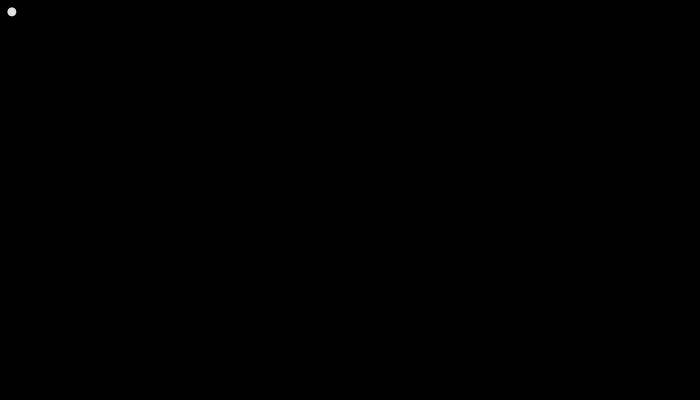
Frame 1 (no input)
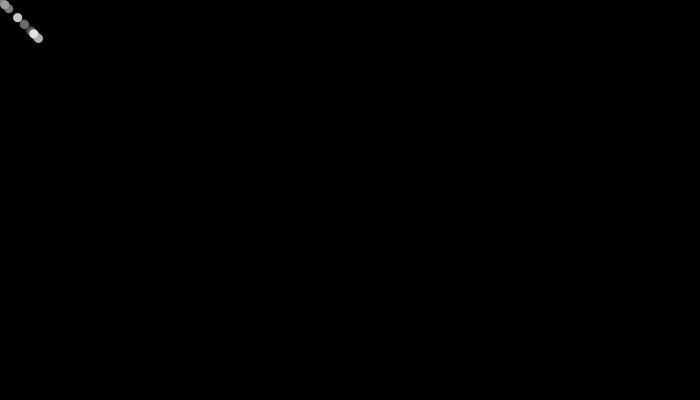
Frame 60 (the mouse pressed at the canvas centre just before this capture)
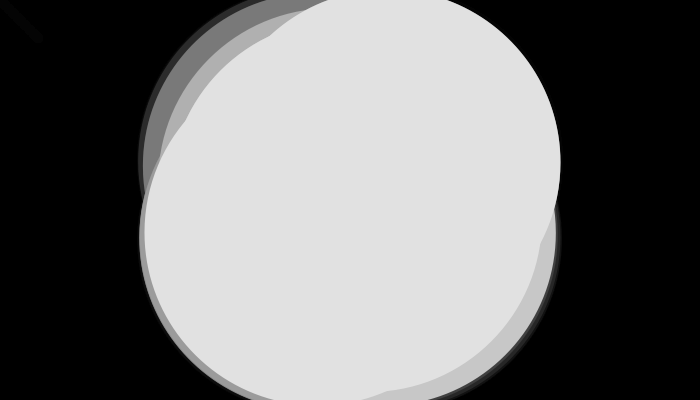
Frame 120 (the mouse held since frame 60 and released just before this capture)

The Processing sketch that drew these frames (run headless with seeded random() and noise(); from frame 60 on, the mouse is pressed at the canvas centre):

// Processing sketch: processing_36259
// ── processing_36259.pde

/*balls follow mouse
after randomx amount of time change colour
randomx time makes balls grow
mouse pressed balls shrink back to normalx
---> not sure about this. mouse clicked = more balls*/
float fl = 0;
float sz = 9;
float n = 0;

void setup(){
  size(700,400);
  background(0);
  noStroke();
  smooth();
  noCursor();
  
}

void draw(){
  fl = random (2,40);
  fill(255);
  ellipse(mouseX-fl,mouseY-fl,sz,sz);
  fl = random (2,40);
  ellipse(mouseX+fl,mouseY+fl,sz,sz);
  fl = random (2,40);
  ellipse(mouseX-fl,mouseY+fl,sz,sz);
  fl = random (2,40);
  ellipse(mouseX+fl,mouseY-fl,sz,sz);
  
  /*n = fl*2;
  ellipse(pmouseX-n,pmouseY-n,sz,sz);
  ellipse(pmouseX+n,pmouseY+n,sz,sz);
  ellipse(pmouseX-n,pmouseY+n,sz,sz);
  ellipse(pmouseX+n,pmouseY-n,sz,sz);*/
  fill(0,30);
  rect(0,0,width,height);
  if (mousePressed){
    if (sz < 250){
    sz=sz*1.5;}}
    
    
}
 
 
 void mouseReleased(){
    sz = 9;

}
